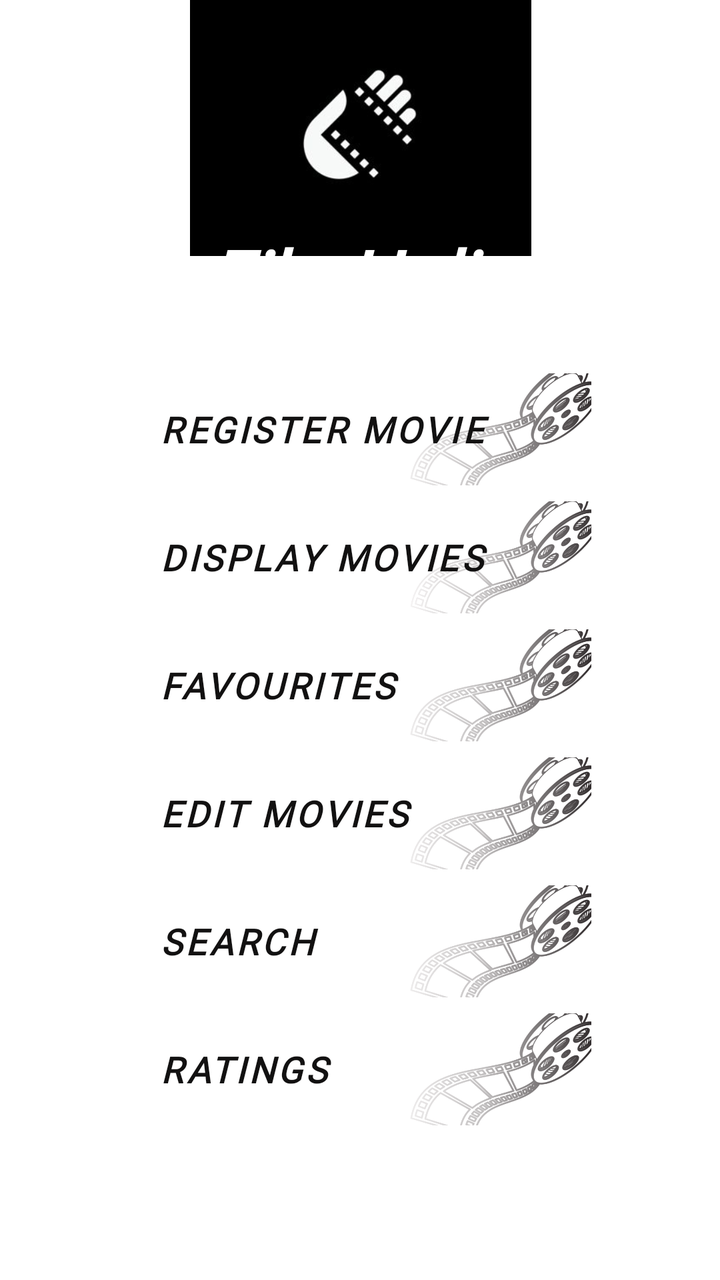
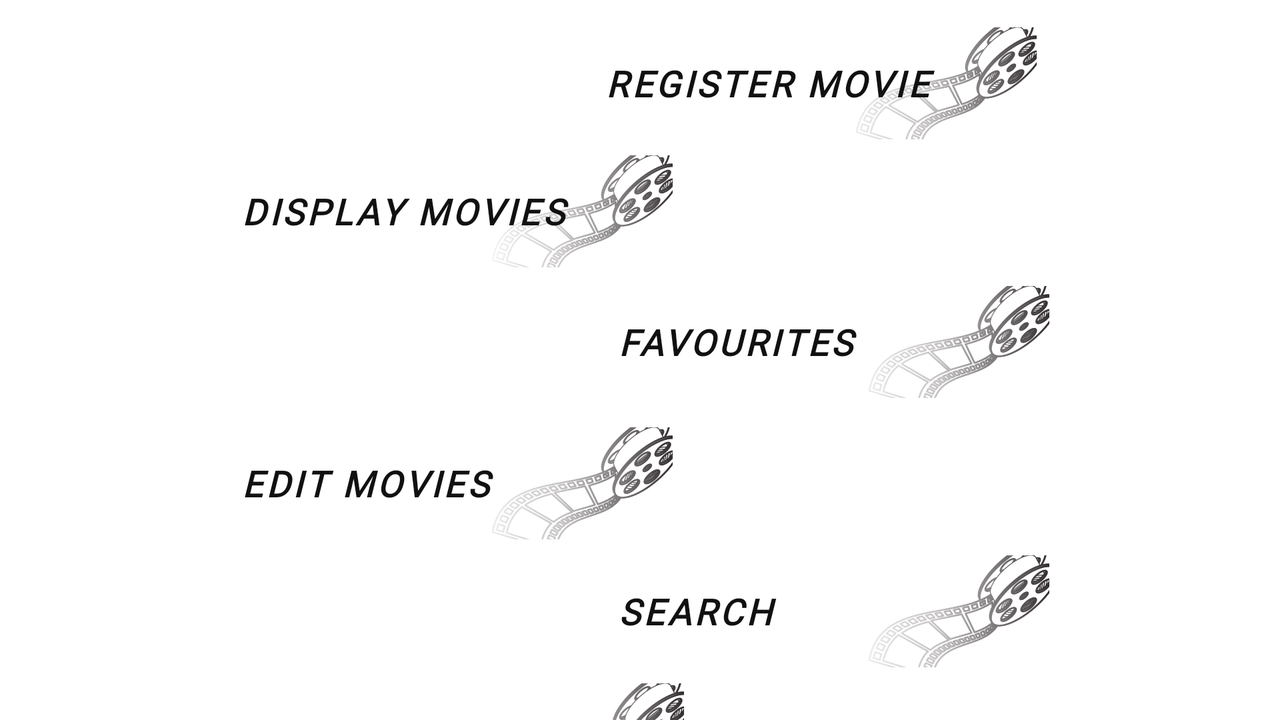

First picture: res/layout/ on a phone held upright. Second picture: the repository's own variant of that layout, on a device whose configuration matches the variant's folder. Source for both follows.
<!-- AndroidManifest.xml: application theme Theme.FilmHolic -->
<!-- res/layout/activity_main.xml -->
<?xml version="1.0" encoding="utf-8"?>
<androidx.constraintlayout.widget.ConstraintLayout xmlns:android="http://schemas.android.com/apk/res/android"
    xmlns:app="http://schemas.android.com/apk/res-auto"
    xmlns:tools="http://schemas.android.com/tools"
    android:layout_width="match_parent"
    android:layout_height="match_parent"
    android:background="@drawable/main3"
    tools:context=".MainActivity">

    <Button
        android:id="@+id/RegisterNameBtn"
        android:layout_width="232dp"
        android:layout_height="56dp"
        android:layout_marginStart="8dp"
        android:layout_marginLeft="8dp"
        android:layout_marginTop="8dp"
        android:layout_marginEnd="8dp"
        android:layout_marginRight="8dp"
        android:background="@drawable/logobtn"
        android:fontFamily="@font/architects_daughter"
        android:gravity="center|left"
        android:text="@string/register_movie"
        android:textColor="#121111"
        android:textSize="18sp"
        android:textStyle="bold|italic"
        app:backgroundTint="#100F0F"
        app:backgroundTintMode="add"
        app:layout_constraintBottom_toBottomOf="parent"
        app:layout_constraintEnd_toEndOf="parent"
        app:layout_constraintHorizontal_bias="0.496"
        app:layout_constraintStart_toStartOf="parent"
        app:layout_constraintTop_toTopOf="parent"
        app:layout_constraintVertical_bias="0.31" />

    <Button
        android:id="@+id/FavouriteBtn"
        android:layout_width="232dp"
        android:layout_height="56dp"
        android:layout_marginStart="8dp"
        android:layout_marginLeft="8dp"
        android:layout_marginTop="8dp"
        android:layout_marginEnd="8dp"
        android:layout_marginRight="8dp"
        android:background="@drawable/logobtn"
        android:fontFamily="@font/architects_daughter"
        android:gravity="center|left"
        android:text="@string/favourites"
        android:textColor="#121111"
        android:textSize="18sp"
        android:textStyle="bold|italic"
        app:backgroundTint="#100F0F"
        app:backgroundTintMode="add"
        app:layout_constraintBottom_toBottomOf="parent"
        app:layout_constraintEnd_toEndOf="parent"
        app:layout_constraintHorizontal_bias="0.496"
        app:layout_constraintStart_toStartOf="parent"
        app:layout_constraintTop_toBottomOf="@+id/displayMovieBtn"
        app:layout_constraintVertical_bias="0.0" />

    <Button
        android:id="@+id/displayMovieBtn"
        android:layout_width="232dp"
        android:layout_height="56dp"
        android:layout_marginStart="8dp"
        android:layout_marginLeft="8dp"
        android:layout_marginTop="8dp"
        android:layout_marginEnd="8dp"
        android:layout_marginRight="8dp"
        android:background="@drawable/logobtn"
        android:fontFamily="@font/architects_daughter"
        android:gravity="center|left"
        android:text="@string/display_movies"
        android:textColor="#121111"
        android:textSize="18sp"
        android:textStyle="bold|italic"
        app:backgroundTint="#171616"
        app:backgroundTintMode="add"
        app:layout_constraintBottom_toBottomOf="parent"
        app:layout_constraintEnd_toEndOf="parent"
        app:layout_constraintHorizontal_bias="0.496"
        app:layout_constraintStart_toStartOf="parent"
        app:layout_constraintTop_toBottomOf="@+id/RegisterNameBtn"
        app:layout_constraintVertical_bias="0.0" />

    <Button
        android:id="@+id/RatingsBtn"
        android:layout_width="232dp"
        android:layout_height="56dp"
        android:layout_marginStart="8dp"
        android:layout_marginLeft="8dp"
        android:layout_marginTop="8dp"
        android:layout_marginEnd="8dp"
        android:layout_marginRight="8dp"
        android:background="@drawable/logobtn"
        android:fontFamily="@font/architects_daughter"
        android:gravity="center|left"
        android:text="@string/ratings"
        android:textColor="#121111"
        android:textSize="18sp"
        android:textStyle="bold|italic"
        app:backgroundTint="#100F0F"
        app:backgroundTintMode="add"
        app:layout_constraintBottom_toBottomOf="parent"
        app:layout_constraintEnd_toEndOf="parent"
        app:layout_constraintHorizontal_bias="0.496"
        app:layout_constraintStart_toStartOf="parent"
        app:layout_constraintTop_toBottomOf="@+id/SearchBtn"
        app:layout_constraintVertical_bias="0.0" />

    <Button
        android:id="@+id/EditMoviesBtn"
        android:layout_width="232dp"
        android:layout_height="56dp"
        android:layout_marginStart="8dp"
        android:layout_marginLeft="8dp"
        android:layout_marginTop="8dp"
        android:layout_marginEnd="8dp"
        android:layout_marginRight="8dp"
        android:background="@drawable/logobtn"
        android:fontFamily="@font/architects_daughter"
        android:gravity="center|left"
        android:text="@string/edit_movies"
        android:textColor="#121111"
        android:textSize="18sp"
        android:textStyle="bold|italic"
        app:backgroundTint="#100F0F"
        app:backgroundTintMode="add"
        app:layout_constraintBottom_toBottomOf="parent"
        app:layout_constraintEnd_toEndOf="parent"
        app:layout_constraintHorizontal_bias="0.496"
        app:layout_constraintStart_toStartOf="parent"
        app:layout_constraintTop_toBottomOf="@+id/FavouriteBtn"
        app:layout_constraintVertical_bias="0.0" />

    <Button
        android:id="@+id/SearchBtn"
        android:layout_width="232dp"
        android:layout_height="56dp"
        android:layout_marginStart="8dp"
        android:layout_marginLeft="8dp"
        android:layout_marginTop="8dp"
        android:layout_marginEnd="8dp"
        android:layout_marginRight="8dp"
        android:background="@drawable/logobtn"
        android:fontFamily="@font/architects_daughter"
        android:gravity="center|left"
        android:text="@string/search"
        android:textColor="#121111"
        android:textSize="18sp"
        android:textStyle="bold|italic"
        app:backgroundTint="#100F0F"
        app:backgroundTintMode="add"
        app:layout_constraintBottom_toBottomOf="parent"
        app:layout_constraintEnd_toEndOf="parent"
        app:layout_constraintHorizontal_bias="0.496"
        app:layout_constraintStart_toStartOf="parent"
        app:layout_constraintTop_toBottomOf="@+id/EditMoviesBtn"
        app:layout_constraintVertical_bias="0.0" />

    <ImageView
        android:id="@+id/logoinMain"
        android:layout_width="193dp"
        android:layout_height="128dp"
        android:contentDescription="@string/logoinmain"
        app:layout_constraintBottom_toTopOf="@+id/RegisterNameBtn"
        app:layout_constraintEnd_toEndOf="parent"
        app:layout_constraintStart_toStartOf="parent"
        app:layout_constraintTop_toTopOf="parent"
        app:layout_constraintVertical_bias="0.0"
        app:srcCompat="@drawable/logofh" />

    <TextView
        android:id="@+id/textViewAppNameDislay"
        android:layout_width="wrap_content"
        android:layout_height="wrap_content"
        android:fontFamily="@font/almendra_display"
        android:gravity="center"
        android:text="@string/filmholic"
        android:textColor="#FFFFFF"
        android:textSize="36sp"
        android:textStyle="bold|italic"
        app:layout_constraintBottom_toTopOf="@+id/RegisterNameBtn"
        app:layout_constraintEnd_toEndOf="parent"
        app:layout_constraintStart_toStartOf="parent"
        app:layout_constraintTop_toTopOf="@+id/logoinMain"
        app:layout_constraintVertical_bias="0.82" />
</androidx.constraintlayout.widget.ConstraintLayout>
<!-- resources referenced by this layout -->
<resources>
  <!-- drawable logobtn: png bitmap (drawable-hdpi, 90226 bytes) -->
  <!-- drawable logofh: jpg bitmap (drawable-hdpi, 4835 bytes) -->
  <string name="display_movies">Display Movies</string>
  <string name="edit_movies">Edit Movies</string>
  <string name="favourites">Favourites</string>
  <string name="filmholic">FilmHolic</string>
  <string name="logoinmain">logoinmain</string>
  <string name="ratings">Ratings</string>
  <string name="register_movie">Register Movie</string>
  <string name="search">Search</string>
  <style name="Theme.FilmHolic" parent="Theme.MaterialComponents.DayNight.NoActionBar">
          
          <item name="colorPrimary">@color/purple_500</item>
          <item name="colorPrimaryVariant">@color/purple_700</item>
          <item name="colorOnPrimary">@color/white</item>
          
          <item name="colorSecondary">@color/teal_200</item>
          <item name="colorSecondaryVariant">@color/teal_700</item>
          <item name="colorOnSecondary">@color/black</item>
          
          <item name="android:statusBarColor" tools:targetApi="l">?attr/colorPrimaryVariant</item>
          
      </style>
</resources>
<!-- res/layout-land/activity_main.xml (the repository's variant of the layout above) -->
<!-- drawn on the phone turned sideways -->
<?xml version="1.0" encoding="utf-8"?>
<androidx.constraintlayout.widget.ConstraintLayout xmlns:android="http://schemas.android.com/apk/res/android"
    xmlns:app="http://schemas.android.com/apk/res-auto"
    xmlns:tools="http://schemas.android.com/tools"
    android:layout_width="match_parent"
    android:layout_height="match_parent"
    android:background="@drawable/main3"
    tools:context=".MainActivity">

    <Button
        android:id="@+id/RegisterNameBtn"
        android:layout_width="232dp"
        android:layout_height="56dp"
        android:layout_marginStart="8dp"
        android:layout_marginLeft="8dp"
        android:layout_marginEnd="8dp"
        android:layout_marginRight="8dp"
        android:background="@drawable/logobtn"
        android:fontFamily="@font/architects_daughter"
        android:gravity="center|left"
        android:text="@string/register_movie"
        android:textColor="#121111"
        android:textSize="18sp"
        android:textStyle="bold|italic"
        app:backgroundTint="#100F0F"
        app:backgroundTintMode="add"
        app:layout_constraintBottom_toBottomOf="parent"
        app:layout_constraintEnd_toEndOf="parent"
        app:layout_constraintHorizontal_bias="0.71"
        app:layout_constraintStart_toStartOf="parent"
        app:layout_constraintTop_toTopOf="parent"
        app:layout_constraintVertical_bias="0.045" />

    <Button
        android:id="@+id/FavouriteBtn"
        android:layout_width="232dp"
        android:layout_height="56dp"
        android:layout_marginStart="8dp"
        android:layout_marginLeft="8dp"
        android:layout_marginTop="8dp"
        android:layout_marginEnd="8dp"
        android:layout_marginRight="8dp"
        android:background="@drawable/logobtn"
        android:fontFamily="@font/architects_daughter"
        android:gravity="center|left"
        android:text="@string/favourites"
        android:textColor="#121111"
        android:textSize="18sp"
        android:textStyle="bold|italic"
        app:backgroundTint="#100F0F"
        app:backgroundTintMode="add"
        app:layout_constraintBottom_toBottomOf="parent"
        app:layout_constraintEnd_toEndOf="parent"
        app:layout_constraintHorizontal_bias="0.726"
        app:layout_constraintStart_toStartOf="parent"
        app:layout_constraintTop_toBottomOf="@+id/displayMovieBtn"
        app:layout_constraintVertical_bias="0.009" />

    <Button
        android:id="@+id/displayMovieBtn"
        android:layout_width="232dp"
        android:layout_height="56dp"
        android:layout_marginStart="8dp"
        android:layout_marginLeft="8dp"
        android:layout_marginTop="8dp"
        android:layout_marginEnd="8dp"
        android:layout_marginRight="8dp"
        android:background="@drawable/logobtn"
        android:fontFamily="@font/architects_daughter"
        android:gravity="center|left"
        android:text="@string/display_movies"
        android:textColor="#121111"
        android:textSize="18sp"
        android:textStyle="bold|italic"
        app:backgroundTint="#171616"
        app:backgroundTintMode="add"
        app:layout_constraintBottom_toBottomOf="parent"
        app:layout_constraintEnd_toEndOf="parent"
        app:layout_constraintHorizontal_bias="0.246"
        app:layout_constraintStart_toStartOf="parent"
        app:layout_constraintTop_toBottomOf="@+id/RegisterNameBtn"
        app:layout_constraintVertical_bias="0.0" />

    <Button
        android:id="@+id/RatingsBtn"
        android:layout_width="232dp"
        android:layout_height="56dp"
        android:layout_marginStart="8dp"
        android:layout_marginLeft="8dp"
        android:layout_marginTop="8dp"
        android:layout_marginEnd="8dp"
        android:layout_marginRight="8dp"
        android:background="@drawable/logobtn"
        android:fontFamily="@font/architects_daughter"
        android:gravity="center|left"
        android:text="@string/ratings"
        android:textColor="#121111"
        android:textSize="18sp"
        android:textStyle="bold|italic"
        app:backgroundTint="#100F0F"
        app:backgroundTintMode="add"
        app:layout_constraintBottom_toBottomOf="parent"
        app:layout_constraintEnd_toEndOf="parent"
        app:layout_constraintHorizontal_bias="0.26"
        app:layout_constraintStart_toStartOf="parent"
        app:layout_constraintTop_toBottomOf="@+id/SearchBtn"
        app:layout_constraintVertical_bias="0.0" />

    <Button
        android:id="@+id/EditMoviesBtn"
        android:layout_width="232dp"
        android:layout_height="56dp"
        android:layout_marginStart="8dp"
        android:layout_marginLeft="8dp"
        android:layout_marginTop="8dp"
        android:layout_marginEnd="8dp"
        android:layout_marginRight="8dp"
        android:background="@drawable/logobtn"
        android:fontFamily="@font/architects_daughter"
        android:gravity="center|left"
        android:text="@string/edit_movies"
        android:textColor="#121111"
        android:textSize="18sp"
        android:textStyle="bold|italic"
        app:backgroundTint="#100F0F"
        app:backgroundTintMode="add"
        app:layout_constraintBottom_toBottomOf="parent"
        app:layout_constraintEnd_toEndOf="parent"
        app:layout_constraintHorizontal_bias="0.246"
        app:layout_constraintStart_toStartOf="parent"
        app:layout_constraintTop_toBottomOf="@+id/FavouriteBtn"
        app:layout_constraintVertical_bias="0.068" />

    <Button
        android:id="@+id/SearchBtn"
        android:layout_width="232dp"
        android:layout_height="56dp"
        android:layout_marginStart="8dp"
        android:layout_marginLeft="8dp"
        android:layout_marginTop="8dp"
        android:layout_marginEnd="8dp"
        android:layout_marginRight="8dp"
        android:background="@drawable/logobtn"
        android:fontFamily="@font/architects_daughter"
        android:gravity="center|left"
        android:text="@string/search"
        android:textColor="#121111"
        android:textSize="18sp"
        android:textStyle="bold|italic"
        app:backgroundTint="#100F0F"
        app:backgroundTintMode="add"
        app:layout_constraintBottom_toBottomOf="parent"
        app:layout_constraintEnd_toEndOf="parent"
        app:layout_constraintHorizontal_bias="0.726"
        app:layout_constraintStart_toStartOf="parent"
        app:layout_constraintTop_toBottomOf="@+id/EditMoviesBtn"
        app:layout_constraintVertical_bias="0.0" />

</androidx.constraintlayout.widget.ConstraintLayout>
<!-- resources referenced by the variant -->
<!-- as the phone turned sideways resolves them -->
<resources>
  <!-- drawable logobtn: png bitmap (drawable-hdpi, 90226 bytes) -->
  <string name="display_movies">Display Movies</string>
  <string name="edit_movies">Edit Movies</string>
  <string name="favourites">Favourites</string>
  <string name="ratings">Ratings</string>
  <string name="register_movie">Register Movie</string>
  <string name="search">Search</string>
  <style name="Theme.FilmHolic" parent="Theme.MaterialComponents.DayNight.NoActionBar">
          
          <item name="colorPrimary">@color/purple_500</item>
          <item name="colorPrimaryVariant">@color/purple_700</item>
          <item name="colorOnPrimary">@color/white</item>
          
          <item name="colorSecondary">@color/teal_200</item>
          <item name="colorSecondaryVariant">@color/teal_700</item>
          <item name="colorOnSecondary">@color/black</item>
          
          <item name="android:statusBarColor" tools:targetApi="l">?attr/colorPrimaryVariant</item>
          
      </style>
</resources>
